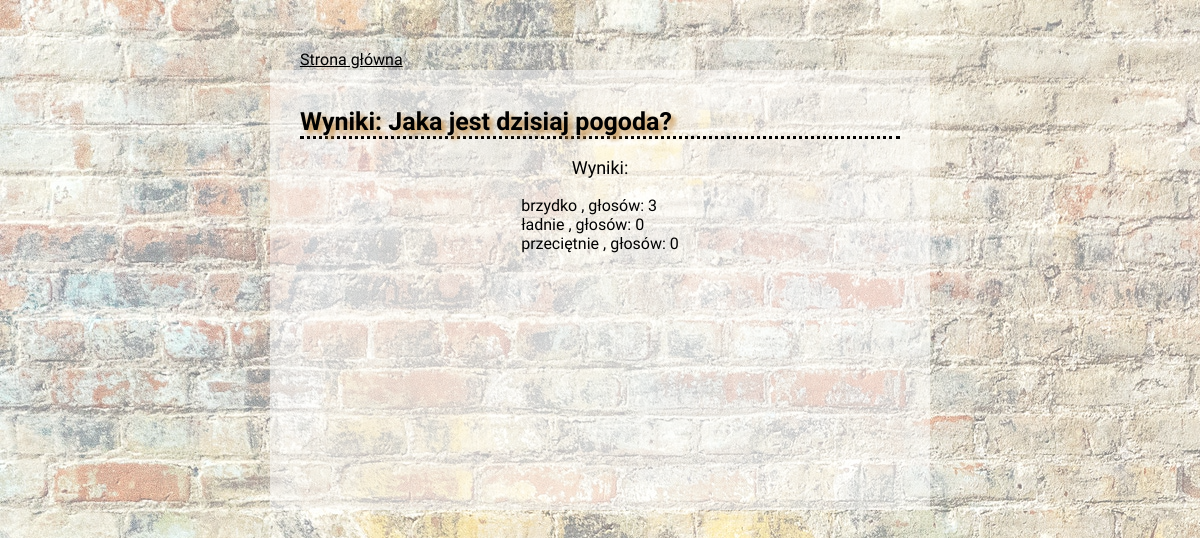
/polls/1/results, run on the app's committed database.
### polls/models.py (models this page shows, shortened)
class Choice(models.Model):
    question = models.ForeignKey(Question, on_delete=models.CASCADE)
    choice_text = models.CharField(max_length=200)
    votes = models.PositiveIntegerField(default=0)

### polls/views.py (the view)
# urls.py: path('<int:question_id>/results', views.results, name = 'results'),
def results(request, question_id):
    question = get_object_or_404(Question, id = question_id)
    title = f'Wyniki: {question.question_text}'
    context = {
        'question': question,
        'title': title,
    }
    return render(request,'polls/results.html', context)

### polls/templates/polls/results.html
{% extends "base.html"%}
{% block content %}
<section class="result">
    <p>Wyniki: </p>
    <ul>
        {% for choice in question.choice_set.all %}
        <li>{{ choice.choice_text }} </b>, głosów: {{ choice.votes }}</li>
        {% endfor %}
    </ul>
</section>
{% endblock %}

### polls/static/polls/style.css (style rules this page uses)
body { position: relative; width: 100vw; height: 100vh; margin: 0; font-family: 'Balsamiq Sans', cursive; }
body::after { content: ""; background: url(layout.jpg); opacity: 0.5; top: 0; left: 0; bottom: 0; right: 0; position: absolute; z-index: -1; padding: 50px; }
.result p { font-size: 18px; text-align: center; }
.result ul { padding: 0; display: table; margin: 0 auto; }
.result ul li { font-size: 16px; list-style-type: none; }

### data on the page
Choice: choice_text "brzydko", votes "3"
Choice: choice_text "ładnie", votes "0"
Choice: choice_text "przeciętnie", votes "0"

### other printed values
{{ title }} "Wyniki: Jaka jest dzisiaj pogoda?"
